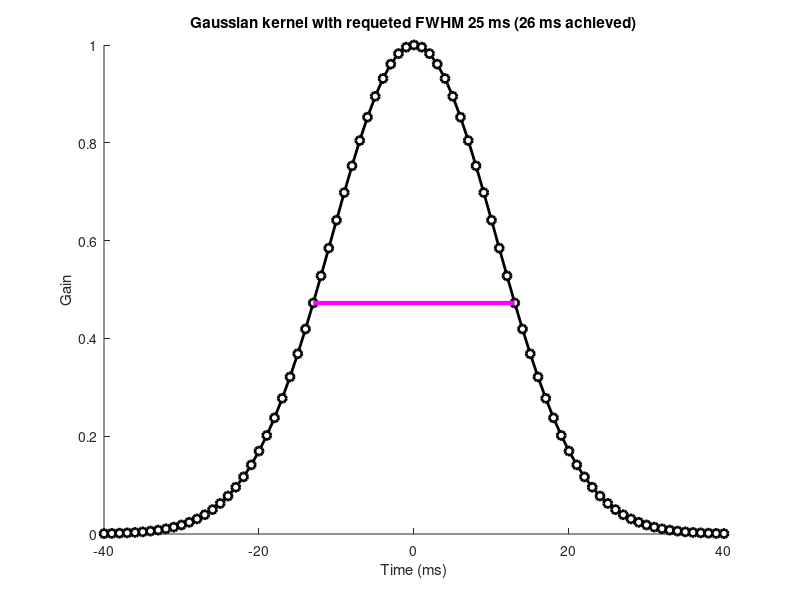
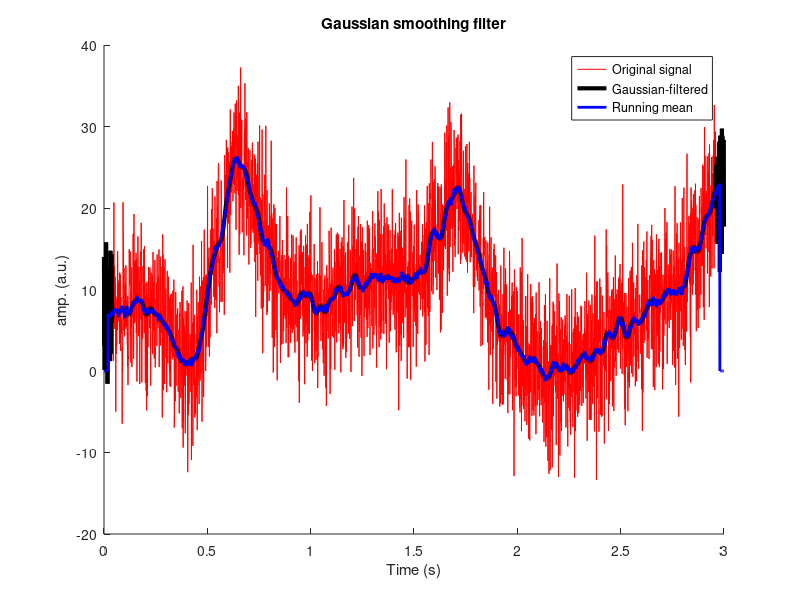

The MATLAB script that drew these images, in order:
%%
%     COURSE: Signal processing problems, solved in MATLAB and Python
%    SECTION: Time-domain denoising
%      VIDEO: Gaussian-smooth a time series
% Instructor: mikexcohen.com
%
%%

%% create the signal

% create signal
srate = 1000; % Hz
time  = 0:1/srate:3;
n     = length(time);
p     = 15; % poles for random interpolation

% noise level, measured in standard deviations
noiseamp = 5; 

% amplitude modulator and noise level
ampl   = interp1(rand(p,1)*30,linspace(1,p,n));
noise  = noiseamp * randn(size(time));
signal = ampl + noise;

%% create Gaussian kernel

% full-width half-maximum: the key Gaussian parameter
fwhm = 25; % in ms

% normalized time vector in ms
k = 40;
gtime = 1000*(-k:k)/srate;

% create Gaussian window
gauswin = exp( -(4*log(2)*gtime.^2) / fwhm^2 );

% compute empirical FWHM
pstPeakHalf = k+dsearchn(gauswin(k+1:end)',.5);
prePeakHalf = dsearchn(gauswin(1:k)',.5);

empFWHM = gtime(pstPeakHalf) - gtime(prePeakHalf);

% show the Gaussian
figure(1), clf, hold on
plot(gtime,gauswin,'ko-','markerfacecolor','w','linew',2)
plot(gtime([prePeakHalf pstPeakHalf]),gauswin([prePeakHalf pstPeakHalf]),'m','linew',3)

% then normalize Gaussian to unit energy
gauswin = gauswin / sum(gauswin);
title([ 'Gaussian kernel with requeted FWHM ' num2str(fwhm) ' ms (' num2str(empFWHM) ' ms achieved)' ])
xlabel('Time (ms)'), ylabel('Gain')

%% implement the filter

% initialize filtered signal vector
filtsigG = signal;

% implement the running mean filter
for i=k+1:n-k-1
    % each point is the weighted average of k surrounding points
    filtsigG(i) = sum( signal(i-k:i+k).*gauswin );
end

% plot
figure(2), clf, hold on
plot(time,signal,'r')
plot(time,filtsigG,'k','linew',3)

xlabel('Time (s)'), ylabel('amp. (a.u.)')
legend({'Original signal';'Gaussian-filtered'})
title('Gaussian smoothing filter')

%% for comparison, plot mean smoothing filter

% initialize filtered signal vector
filtsigMean = zeros(size(signal));

% implement the running mean filter
k = 20; % filter window is actually k*2+1
for i=k+1:n-k-1
    % each point is the average of k surrounding points
    filtsigMean(i) = mean(signal(i-k:i+k));
end

plot(time,filtsigMean,'b','linew',2)
legend({'Original signal';'Gaussian-filtered';'Running mean'})
zoom on

%% done.
